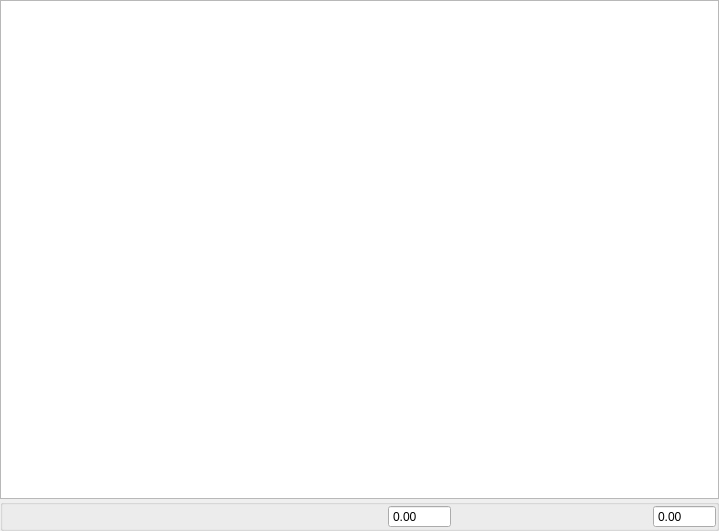
<?xml version="1.0" encoding="UTF-8"?>
<ui version="4.0">
 <class>TreeWidgetP</class>
 <widget class="QWidget" name="TreeWidgetP">
  <property name="geometry">
   <rect>
    <x>0</x>
    <y>0</y>
    <width>719</width>
    <height>531</height>
   </rect>
  </property>
  <property name="windowTitle">
   <string/>
  </property>
  <layout class="QVBoxLayout" name="verticalLayout">
   <property name="spacing">
    <number>0</number>
   </property>
   <property name="leftMargin">
    <number>0</number>
   </property>
   <property name="topMargin">
    <number>0</number>
   </property>
   <property name="rightMargin">
    <number>0</number>
   </property>
   <property name="bottomMargin">
    <number>0</number>
   </property>
   <item>
    <widget class="TreeView" name="treeView"/>
   </item>
   <item>
    <widget class="QGroupBox" name="treeGroup">
     <layout class="QHBoxLayout" name="horizontalLayout" stretch="5,1,1,2,1,1">
      <property name="leftMargin">
       <number>0</number>
      </property>
      <property name="topMargin">
       <number>0</number>
      </property>
      <property name="rightMargin">
       <number>0</number>
      </property>
      <property name="bottomMargin">
       <number>0</number>
      </property>
      <item>
       <spacer name="horizontalSpacer">
        <property name="orientation">
         <enum>Qt::Orientation::Horizontal</enum>
        </property>
        <property name="sizeHint" stdset="0">
         <size>
          <width>40</width>
          <height>20</height>
         </size>
        </property>
       </spacer>
      </item>
      <item>
       <widget class="QLabel" name="label_static_">
        <property name="text">
         <string/>
        </property>
        <property name="alignment">
         <set>Qt::AlignmentFlag::AlignCenter</set>
        </property>
       </widget>
      </item>
      <item>
       <widget class="QDoubleSpinBox" name="dspin_box_static_">
        <property name="focusPolicy">
         <enum>Qt::FocusPolicy::NoFocus</enum>
        </property>
        <property name="readOnly">
         <bool>true</bool>
        </property>
        <property name="buttonSymbols">
         <enum>QAbstractSpinBox::ButtonSymbols::NoButtons</enum>
        </property>
        <property name="showGroupSeparator" stdset="0">
         <bool>true</bool>
        </property>
       </widget>
      </item>
      <item>
       <spacer name="horizontalSpacer_2">
        <property name="orientation">
         <enum>Qt::Orientation::Horizontal</enum>
        </property>
        <property name="sizeHint" stdset="0">
         <size>
          <width>40</width>
          <height>20</height>
         </size>
        </property>
       </spacer>
      </item>
      <item>
       <widget class="QLabel" name="label_dynamic_">
        <property name="text">
         <string/>
        </property>
        <property name="alignment">
         <set>Qt::AlignmentFlag::AlignCenter</set>
        </property>
       </widget>
      </item>
      <item>
       <widget class="QDoubleSpinBox" name="dspin_box_dynamic_">
        <property name="focusPolicy">
         <enum>Qt::FocusPolicy::NoFocus</enum>
        </property>
        <property name="readOnly">
         <bool>true</bool>
        </property>
        <property name="buttonSymbols">
         <enum>QAbstractSpinBox::ButtonSymbols::NoButtons</enum>
        </property>
        <property name="showGroupSeparator" stdset="0">
         <bool>true</bool>
        </property>
       </widget>
      </item>
     </layout>
    </widget>
   </item>
  </layout>
 </widget>
 <customwidgets>
  <customwidget>
   <class>TreeView</class>
   <extends>QTreeView</extends>
   <header location="global">widget/treeview.h</header>
  </customwidget>
 </customwidgets>
 <resources/>
 <connections/>
</ui>
